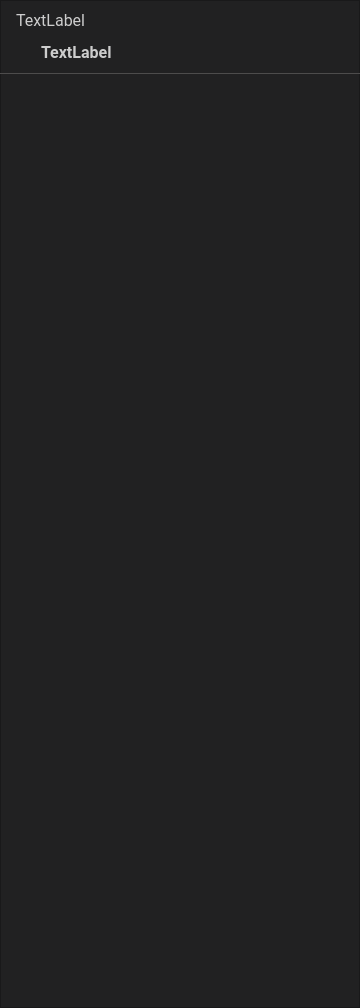
<?xml version="1.0" encoding="UTF-8"?>
<ui version="4.0">
 <class>Tree</class>
 <widget class="QWidget" name="Tree">
  <property name="geometry">
   <rect>
    <x>0</x>
    <y>0</y>
    <width>360</width>
    <height>1008</height>
   </rect>
  </property>
  <property name="windowTitle">
   <string>Form</string>
  </property>
  <widget class="QFrame" name="database">
   <property name="geometry">
    <rect>
     <x>0</x>
     <y>0</y>
     <width>360</width>
     <height>1008</height>
    </rect>
   </property>
   <property name="palette">
    <palette>
     <active>
      <colorrole role="WindowText">
       <brush brushstyle="SolidPattern">
        <color alpha="255">
         <red>77</red>
         <green>76</green>
         <blue>76</blue>
        </color>
       </brush>
      </colorrole>
      <colorrole role="Button">
       <brush brushstyle="SolidPattern">
        <color alpha="255">
         <red>33</red>
         <green>33</green>
         <blue>34</blue>
        </color>
       </brush>
      </colorrole>
      <colorrole role="Light">
       <brush brushstyle="SolidPattern">
        <color alpha="255">
         <red>49</red>
         <green>49</green>
         <blue>51</blue>
        </color>
       </brush>
      </colorrole>
      <colorrole role="Midlight">
       <brush brushstyle="SolidPattern">
        <color alpha="255">
         <red>41</red>
         <green>41</green>
         <blue>42</blue>
        </color>
       </brush>
      </colorrole>
      <colorrole role="Dark">
       <brush brushstyle="SolidPattern">
        <color alpha="255">
         <red>16</red>
         <green>16</green>
         <blue>17</blue>
        </color>
       </brush>
      </colorrole>
      <colorrole role="Mid">
       <brush brushstyle="SolidPattern">
        <color alpha="255">
         <red>22</red>
         <green>22</green>
         <blue>22</blue>
        </color>
       </brush>
      </colorrole>
      <colorrole role="Text">
       <brush brushstyle="SolidPattern">
        <color alpha="255">
         <red>77</red>
         <green>76</green>
         <blue>76</blue>
        </color>
       </brush>
      </colorrole>
      <colorrole role="BrightText">
       <brush brushstyle="SolidPattern">
        <color alpha="255">
         <red>255</red>
         <green>255</green>
         <blue>255</blue>
        </color>
       </brush>
      </colorrole>
      <colorrole role="ButtonText">
       <brush brushstyle="SolidPattern">
        <color alpha="255">
         <red>77</red>
         <green>76</green>
         <blue>76</blue>
        </color>
       </brush>
      </colorrole>
      <colorrole role="Base">
       <brush brushstyle="SolidPattern">
        <color alpha="255">
         <red>0</red>
         <green>0</green>
         <blue>0</blue>
        </color>
       </brush>
      </colorrole>
      <colorrole role="Window">
       <brush brushstyle="SolidPattern">
        <color alpha="255">
         <red>33</red>
         <green>33</green>
         <blue>34</blue>
        </color>
       </brush>
      </colorrole>
      <colorrole role="Shadow">
       <brush brushstyle="SolidPattern">
        <color alpha="255">
         <red>0</red>
         <green>0</green>
         <blue>0</blue>
        </color>
       </brush>
      </colorrole>
      <colorrole role="AlternateBase">
       <brush brushstyle="SolidPattern">
        <color alpha="255">
         <red>16</red>
         <green>16</green>
         <blue>17</blue>
        </color>
       </brush>
      </colorrole>
      <colorrole role="ToolTipBase">
       <brush brushstyle="SolidPattern">
        <color alpha="255">
         <red>255</red>
         <green>255</green>
         <blue>220</blue>
        </color>
       </brush>
      </colorrole>
      <colorrole role="ToolTipText">
       <brush brushstyle="SolidPattern">
        <color alpha="255">
         <red>0</red>
         <green>0</green>
         <blue>0</blue>
        </color>
       </brush>
      </colorrole>
     </active>
     <inactive>
      <colorrole role="WindowText">
       <brush brushstyle="SolidPattern">
        <color alpha="255">
         <red>77</red>
         <green>76</green>
         <blue>76</blue>
        </color>
       </brush>
      </colorrole>
      <colorrole role="Button">
       <brush brushstyle="SolidPattern">
        <color alpha="255">
         <red>33</red>
         <green>33</green>
         <blue>34</blue>
        </color>
       </brush>
      </colorrole>
      <colorrole role="Light">
       <brush brushstyle="SolidPattern">
        <color alpha="255">
         <red>49</red>
         <green>49</green>
         <blue>51</blue>
        </color>
       </brush>
      </colorrole>
      <colorrole role="Midlight">
       <brush brushstyle="SolidPattern">
        <color alpha="255">
         <red>41</red>
         <green>41</green>
         <blue>42</blue>
        </color>
       </brush>
      </colorrole>
      <colorrole role="Dark">
       <brush brushstyle="SolidPattern">
        <color alpha="255">
         <red>16</red>
         <green>16</green>
         <blue>17</blue>
        </color>
       </brush>
      </colorrole>
      <colorrole role="Mid">
       <brush brushstyle="SolidPattern">
        <color alpha="255">
         <red>22</red>
         <green>22</green>
         <blue>22</blue>
        </color>
       </brush>
      </colorrole>
      <colorrole role="Text">
       <brush brushstyle="SolidPattern">
        <color alpha="255">
         <red>77</red>
         <green>76</green>
         <blue>76</blue>
        </color>
       </brush>
      </colorrole>
      <colorrole role="BrightText">
       <brush brushstyle="SolidPattern">
        <color alpha="255">
         <red>255</red>
         <green>255</green>
         <blue>255</blue>
        </color>
       </brush>
      </colorrole>
      <colorrole role="ButtonText">
       <brush brushstyle="SolidPattern">
        <color alpha="255">
         <red>77</red>
         <green>76</green>
         <blue>76</blue>
        </color>
       </brush>
      </colorrole>
      <colorrole role="Base">
       <brush brushstyle="SolidPattern">
        <color alpha="255">
         <red>0</red>
         <green>0</green>
         <blue>0</blue>
        </color>
       </brush>
      </colorrole>
      <colorrole role="Window">
       <brush brushstyle="SolidPattern">
        <color alpha="255">
         <red>33</red>
         <green>33</green>
         <blue>34</blue>
        </color>
       </brush>
      </colorrole>
      <colorrole role="Shadow">
       <brush brushstyle="SolidPattern">
        <color alpha="255">
         <red>0</red>
         <green>0</green>
         <blue>0</blue>
        </color>
       </brush>
      </colorrole>
      <colorrole role="AlternateBase">
       <brush brushstyle="SolidPattern">
        <color alpha="255">
         <red>16</red>
         <green>16</green>
         <blue>17</blue>
        </color>
       </brush>
      </colorrole>
      <colorrole role="ToolTipBase">
       <brush brushstyle="SolidPattern">
        <color alpha="255">
         <red>255</red>
         <green>255</green>
         <blue>220</blue>
        </color>
       </brush>
      </colorrole>
      <colorrole role="ToolTipText">
       <brush brushstyle="SolidPattern">
        <color alpha="255">
         <red>0</red>
         <green>0</green>
         <blue>0</blue>
        </color>
       </brush>
      </colorrole>
     </inactive>
     <disabled>
      <colorrole role="WindowText">
       <brush brushstyle="SolidPattern">
        <color alpha="255">
         <red>77</red>
         <green>76</green>
         <blue>76</blue>
        </color>
       </brush>
      </colorrole>
      <colorrole role="Button">
       <brush brushstyle="SolidPattern">
        <color alpha="255">
         <red>33</red>
         <green>33</green>
         <blue>34</blue>
        </color>
       </brush>
      </colorrole>
      <colorrole role="Light">
       <brush brushstyle="SolidPattern">
        <color alpha="255">
         <red>49</red>
         <green>49</green>
         <blue>51</blue>
        </color>
       </brush>
      </colorrole>
      <colorrole role="Midlight">
       <brush brushstyle="SolidPattern">
        <color alpha="255">
         <red>41</red>
         <green>41</green>
         <blue>42</blue>
        </color>
       </brush>
      </colorrole>
      <colorrole role="Dark">
       <brush brushstyle="SolidPattern">
        <color alpha="255">
         <red>16</red>
         <green>16</green>
         <blue>17</blue>
        </color>
       </brush>
      </colorrole>
      <colorrole role="Mid">
       <brush brushstyle="SolidPattern">
        <color alpha="255">
         <red>22</red>
         <green>22</green>
         <blue>22</blue>
        </color>
       </brush>
      </colorrole>
      <colorrole role="Text">
       <brush brushstyle="SolidPattern">
        <color alpha="255">
         <red>77</red>
         <green>76</green>
         <blue>76</blue>
        </color>
       </brush>
      </colorrole>
      <colorrole role="BrightText">
       <brush brushstyle="SolidPattern">
        <color alpha="255">
         <red>255</red>
         <green>255</green>
         <blue>255</blue>
        </color>
       </brush>
      </colorrole>
      <colorrole role="ButtonText">
       <brush brushstyle="SolidPattern">
        <color alpha="255">
         <red>77</red>
         <green>76</green>
         <blue>76</blue>
        </color>
       </brush>
      </colorrole>
      <colorrole role="Base">
       <brush brushstyle="SolidPattern">
        <color alpha="255">
         <red>33</red>
         <green>33</green>
         <blue>34</blue>
        </color>
       </brush>
      </colorrole>
      <colorrole role="Window">
       <brush brushstyle="SolidPattern">
        <color alpha="255">
         <red>33</red>
         <green>33</green>
         <blue>34</blue>
        </color>
       </brush>
      </colorrole>
      <colorrole role="Shadow">
       <brush brushstyle="SolidPattern">
        <color alpha="255">
         <red>0</red>
         <green>0</green>
         <blue>0</blue>
        </color>
       </brush>
      </colorrole>
      <colorrole role="AlternateBase">
       <brush brushstyle="SolidPattern">
        <color alpha="255">
         <red>33</red>
         <green>33</green>
         <blue>34</blue>
        </color>
       </brush>
      </colorrole>
      <colorrole role="ToolTipBase">
       <brush brushstyle="SolidPattern">
        <color alpha="255">
         <red>255</red>
         <green>255</green>
         <blue>220</blue>
        </color>
       </brush>
      </colorrole>
      <colorrole role="ToolTipText">
       <brush brushstyle="SolidPattern">
        <color alpha="255">
         <red>0</red>
         <green>0</green>
         <blue>0</blue>
        </color>
       </brush>
      </colorrole>
     </disabled>
    </palette>
   </property>
   <property name="autoFillBackground">
    <bool>true</bool>
   </property>
   <property name="styleSheet">
    <string notr="true"/>
   </property>
   <property name="frameShape">
    <enum>QFrame::StyledPanel</enum>
   </property>
   <property name="frameShadow">
    <enum>QFrame::Raised</enum>
   </property>
   <widget class="QWidget" name="database_name" native="true">
    <property name="geometry">
     <rect>
      <x>0</x>
      <y>0</y>
      <width>360</width>
      <height>74</height>
     </rect>
    </property>
    <property name="palette">
     <palette>
      <active/>
      <inactive/>
      <disabled/>
     </palette>
    </property>
    <property name="styleSheet">
     <string notr="true">border-bottom: 1px solid rgb(77, 76, 76); 
</string>
    </property>
    <widget class="QLabel" name="lbl_data">
     <property name="geometry">
      <rect>
       <x>16</x>
       <y>12</y>
       <width>321</width>
       <height>16</height>
      </rect>
     </property>
     <property name="palette">
      <palette>
       <active>
        <colorrole role="WindowText">
         <brush brushstyle="SolidPattern">
          <color alpha="255">
           <red>205</red>
           <green>205</green>
           <blue>205</blue>
          </color>
         </brush>
        </colorrole>
        <colorrole role="Text">
         <brush brushstyle="SolidPattern">
          <color alpha="255">
           <red>77</red>
           <green>76</green>
           <blue>76</blue>
          </color>
         </brush>
        </colorrole>
        <colorrole role="ButtonText">
         <brush brushstyle="SolidPattern">
          <color alpha="255">
           <red>77</red>
           <green>76</green>
           <blue>76</blue>
          </color>
         </brush>
        </colorrole>
       </active>
       <inactive>
        <colorrole role="WindowText">
         <brush brushstyle="SolidPattern">
          <color alpha="255">
           <red>205</red>
           <green>205</green>
           <blue>205</blue>
          </color>
         </brush>
        </colorrole>
        <colorrole role="Text">
         <brush brushstyle="SolidPattern">
          <color alpha="255">
           <red>77</red>
           <green>76</green>
           <blue>76</blue>
          </color>
         </brush>
        </colorrole>
        <colorrole role="ButtonText">
         <brush brushstyle="SolidPattern">
          <color alpha="255">
           <red>77</red>
           <green>76</green>
           <blue>76</blue>
          </color>
         </brush>
        </colorrole>
       </inactive>
       <disabled>
        <colorrole role="WindowText">
         <brush brushstyle="SolidPattern">
          <color alpha="255">
           <red>77</red>
           <green>76</green>
           <blue>76</blue>
          </color>
         </brush>
        </colorrole>
        <colorrole role="Text">
         <brush brushstyle="SolidPattern">
          <color alpha="255">
           <red>77</red>
           <green>76</green>
           <blue>76</blue>
          </color>
         </brush>
        </colorrole>
        <colorrole role="ButtonText">
         <brush brushstyle="SolidPattern">
          <color alpha="255">
           <red>77</red>
           <green>76</green>
           <blue>76</blue>
          </color>
         </brush>
        </colorrole>
       </disabled>
      </palette>
     </property>
     <property name="font">
      <font>
       <family>Roboto</family>
       <pointsize>12</pointsize>
       <weight>50</weight>
       <bold>false</bold>
      </font>
     </property>
     <property name="styleSheet">
      <string notr="true"/>
     </property>
     <property name="text">
      <string>TextLabel</string>
     </property>
    </widget>
    <widget class="QLabel" name="lbl_database">
     <property name="geometry">
      <rect>
       <x>41</x>
       <y>44</y>
       <width>301</width>
       <height>16</height>
      </rect>
     </property>
     <property name="palette">
      <palette>
       <active>
        <colorrole role="WindowText">
         <brush brushstyle="SolidPattern">
          <color alpha="255">
           <red>205</red>
           <green>205</green>
           <blue>205</blue>
          </color>
         </brush>
        </colorrole>
        <colorrole role="Button">
         <brush brushstyle="SolidPattern">
          <color alpha="255">
           <red>255</red>
           <green>255</green>
           <blue>255</blue>
          </color>
         </brush>
        </colorrole>
        <colorrole role="Light">
         <brush brushstyle="SolidPattern">
          <color alpha="255">
           <red>255</red>
           <green>255</green>
           <blue>255</blue>
          </color>
         </brush>
        </colorrole>
        <colorrole role="Midlight">
         <brush brushstyle="SolidPattern">
          <color alpha="255">
           <red>255</red>
           <green>255</green>
           <blue>255</blue>
          </color>
         </brush>
        </colorrole>
        <colorrole role="Dark">
         <brush brushstyle="SolidPattern">
          <color alpha="255">
           <red>127</red>
           <green>127</green>
           <blue>127</blue>
          </color>
         </brush>
        </colorrole>
        <colorrole role="Mid">
         <brush brushstyle="SolidPattern">
          <color alpha="255">
           <red>170</red>
           <green>170</green>
           <blue>170</blue>
          </color>
         </brush>
        </colorrole>
        <colorrole role="Text">
         <brush brushstyle="SolidPattern">
          <color alpha="255">
           <red>0</red>
           <green>0</green>
           <blue>0</blue>
          </color>
         </brush>
        </colorrole>
        <colorrole role="BrightText">
         <brush brushstyle="SolidPattern">
          <color alpha="255">
           <red>255</red>
           <green>255</green>
           <blue>255</blue>
          </color>
         </brush>
        </colorrole>
        <colorrole role="ButtonText">
         <brush brushstyle="SolidPattern">
          <color alpha="255">
           <red>0</red>
           <green>0</green>
           <blue>0</blue>
          </color>
         </brush>
        </colorrole>
        <colorrole role="Base">
         <brush brushstyle="SolidPattern">
          <color alpha="255">
           <red>255</red>
           <green>255</green>
           <blue>255</blue>
          </color>
         </brush>
        </colorrole>
        <colorrole role="Window">
         <brush brushstyle="SolidPattern">
          <color alpha="255">
           <red>255</red>
           <green>255</green>
           <blue>255</blue>
          </color>
         </brush>
        </colorrole>
        <colorrole role="Shadow">
         <brush brushstyle="SolidPattern">
          <color alpha="255">
           <red>0</red>
           <green>0</green>
           <blue>0</blue>
          </color>
         </brush>
        </colorrole>
        <colorrole role="AlternateBase">
         <brush brushstyle="SolidPattern">
          <color alpha="255">
           <red>255</red>
           <green>255</green>
           <blue>255</blue>
          </color>
         </brush>
        </colorrole>
        <colorrole role="ToolTipBase">
         <brush brushstyle="SolidPattern">
          <color alpha="255">
           <red>255</red>
           <green>255</green>
           <blue>220</blue>
          </color>
         </brush>
        </colorrole>
        <colorrole role="ToolTipText">
         <brush brushstyle="SolidPattern">
          <color alpha="255">
           <red>0</red>
           <green>0</green>
           <blue>0</blue>
          </color>
         </brush>
        </colorrole>
       </active>
       <inactive>
        <colorrole role="WindowText">
         <brush brushstyle="SolidPattern">
          <color alpha="255">
           <red>205</red>
           <green>205</green>
           <blue>205</blue>
          </color>
         </brush>
        </colorrole>
        <colorrole role="Button">
         <brush brushstyle="SolidPattern">
          <color alpha="255">
           <red>255</red>
           <green>255</green>
           <blue>255</blue>
          </color>
         </brush>
        </colorrole>
        <colorrole role="Light">
         <brush brushstyle="SolidPattern">
          <color alpha="255">
           <red>255</red>
           <green>255</green>
           <blue>255</blue>
          </color>
         </brush>
        </colorrole>
        <colorrole role="Midlight">
         <brush brushstyle="SolidPattern">
          <color alpha="255">
           <red>255</red>
           <green>255</green>
           <blue>255</blue>
          </color>
         </brush>
        </colorrole>
        <colorrole role="Dark">
         <brush brushstyle="SolidPattern">
          <color alpha="255">
           <red>127</red>
           <green>127</green>
           <blue>127</blue>
          </color>
         </brush>
        </colorrole>
        <colorrole role="Mid">
         <brush brushstyle="SolidPattern">
          <color alpha="255">
           <red>170</red>
           <green>170</green>
           <blue>170</blue>
          </color>
         </brush>
        </colorrole>
        <colorrole role="Text">
         <brush brushstyle="SolidPattern">
          <color alpha="255">
           <red>0</red>
           <green>0</green>
           <blue>0</blue>
          </color>
         </brush>
        </colorrole>
        <colorrole role="BrightText">
         <brush brushstyle="SolidPattern">
          <color alpha="255">
           <red>255</red>
           <green>255</green>
           <blue>255</blue>
          </color>
         </brush>
        </colorrole>
        <colorrole role="ButtonText">
         <brush brushstyle="SolidPattern">
          <color alpha="255">
           <red>0</red>
           <green>0</green>
           <blue>0</blue>
          </color>
         </brush>
        </colorrole>
        <colorrole role="Base">
         <brush brushstyle="SolidPattern">
          <color alpha="255">
           <red>255</red>
           <green>255</green>
           <blue>255</blue>
          </color>
         </brush>
        </colorrole>
        <colorrole role="Window">
         <brush brushstyle="SolidPattern">
          <color alpha="255">
           <red>255</red>
           <green>255</green>
           <blue>255</blue>
          </color>
         </brush>
        </colorrole>
        <colorrole role="Shadow">
         <brush brushstyle="SolidPattern">
          <color alpha="255">
           <red>0</red>
           <green>0</green>
           <blue>0</blue>
          </color>
         </brush>
        </colorrole>
        <colorrole role="AlternateBase">
         <brush brushstyle="SolidPattern">
          <color alpha="255">
           <red>255</red>
           <green>255</green>
           <blue>255</blue>
          </color>
         </brush>
        </colorrole>
        <colorrole role="ToolTipBase">
         <brush brushstyle="SolidPattern">
          <color alpha="255">
           <red>255</red>
           <green>255</green>
           <blue>220</blue>
          </color>
         </brush>
        </colorrole>
        <colorrole role="ToolTipText">
         <brush brushstyle="SolidPattern">
          <color alpha="255">
           <red>0</red>
           <green>0</green>
           <blue>0</blue>
          </color>
         </brush>
        </colorrole>
       </inactive>
       <disabled>
        <colorrole role="WindowText">
         <brush brushstyle="SolidPattern">
          <color alpha="255">
           <red>127</red>
           <green>127</green>
           <blue>127</blue>
          </color>
         </brush>
        </colorrole>
        <colorrole role="Button">
         <brush brushstyle="SolidPattern">
          <color alpha="255">
           <red>255</red>
           <green>255</green>
           <blue>255</blue>
          </color>
         </brush>
        </colorrole>
        <colorrole role="Light">
         <brush brushstyle="SolidPattern">
          <color alpha="255">
           <red>255</red>
           <green>255</green>
           <blue>255</blue>
          </color>
         </brush>
        </colorrole>
        <colorrole role="Midlight">
         <brush brushstyle="SolidPattern">
          <color alpha="255">
           <red>255</red>
           <green>255</green>
           <blue>255</blue>
          </color>
         </brush>
        </colorrole>
        <colorrole role="Dark">
         <brush brushstyle="SolidPattern">
          <color alpha="255">
           <red>127</red>
           <green>127</green>
           <blue>127</blue>
          </color>
         </brush>
        </colorrole>
        <colorrole role="Mid">
         <brush brushstyle="SolidPattern">
          <color alpha="255">
           <red>170</red>
           <green>170</green>
           <blue>170</blue>
          </color>
         </brush>
        </colorrole>
        <colorrole role="Text">
         <brush brushstyle="SolidPattern">
          <color alpha="255">
           <red>127</red>
           <green>127</green>
           <blue>127</blue>
          </color>
         </brush>
        </colorrole>
        <colorrole role="BrightText">
         <brush brushstyle="SolidPattern">
          <color alpha="255">
           <red>255</red>
           <green>255</green>
           <blue>255</blue>
          </color>
         </brush>
        </colorrole>
        <colorrole role="ButtonText">
         <brush brushstyle="SolidPattern">
          <color alpha="255">
           <red>127</red>
           <green>127</green>
           <blue>127</blue>
          </color>
         </brush>
        </colorrole>
        <colorrole role="Base">
         <brush brushstyle="SolidPattern">
          <color alpha="255">
           <red>255</red>
           <green>255</green>
           <blue>255</blue>
          </color>
         </brush>
        </colorrole>
        <colorrole role="Window">
         <brush brushstyle="SolidPattern">
          <color alpha="255">
           <red>255</red>
           <green>255</green>
           <blue>255</blue>
          </color>
         </brush>
        </colorrole>
        <colorrole role="Shadow">
         <brush brushstyle="SolidPattern">
          <color alpha="255">
           <red>0</red>
           <green>0</green>
           <blue>0</blue>
          </color>
         </brush>
        </colorrole>
        <colorrole role="AlternateBase">
         <brush brushstyle="SolidPattern">
          <color alpha="255">
           <red>255</red>
           <green>255</green>
           <blue>255</blue>
          </color>
         </brush>
        </colorrole>
        <colorrole role="ToolTipBase">
         <brush brushstyle="SolidPattern">
          <color alpha="255">
           <red>255</red>
           <green>255</green>
           <blue>220</blue>
          </color>
         </brush>
        </colorrole>
        <colorrole role="ToolTipText">
         <brush brushstyle="SolidPattern">
          <color alpha="255">
           <red>0</red>
           <green>0</green>
           <blue>0</blue>
          </color>
         </brush>
        </colorrole>
       </disabled>
      </palette>
     </property>
     <property name="font">
      <font>
       <family>Roboto</family>
       <pointsize>12</pointsize>
       <weight>75</weight>
       <bold>true</bold>
      </font>
     </property>
     <property name="text">
      <string>TextLabel</string>
     </property>
    </widget>
    <widget class="QLabel" name="icon">
     <property name="geometry">
      <rect>
       <x>16</x>
       <y>42</y>
       <width>16</width>
       <height>21</height>
      </rect>
     </property>
     <property name="text">
      <string/>
     </property>
     <property name="pixmap">
      <pixmap>../resource/image/img_database.png</pixmap>
     </property>
    </widget>
   </widget>
  </widget>
 </widget>
 <resources/>
 <connections/>
</ui>
